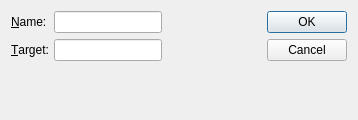
<?xml version="1.0" encoding="UTF-8"?>
<ui version="4.0">
 <class>LinkDialog</class>
 <widget class="QDialog" name="LinkDialog">
  <property name="geometry">
   <rect>
    <x>0</x>
    <y>0</y>
    <width>358</width>
    <height>120</height>
   </rect>
  </property>
  <property name="windowTitle">
   <string>Dialog</string>
  </property>
  <layout class="QGridLayout" name="gridLayout">
   <item row="0" column="0">
    <layout class="QHBoxLayout" name="horizontalLayout">
     <item>
      <layout class="QFormLayout" name="formLayout">
       <item row="0" column="0">
        <widget class="QLabel" name="label">
         <property name="text">
          <string>&amp;Name:</string>
         </property>
         <property name="buddy">
          <cstring>lineEdit</cstring>
         </property>
        </widget>
       </item>
       <item row="0" column="1">
        <widget class="QLineEdit" name="lineEdit"/>
       </item>
       <item row="1" column="0">
        <widget class="QLabel" name="label_2">
         <property name="text">
          <string>&amp;Target:</string>
         </property>
         <property name="buddy">
          <cstring>lineEdit_2</cstring>
         </property>
        </widget>
       </item>
       <item row="1" column="1">
        <widget class="QLineEdit" name="lineEdit_2"/>
       </item>
      </layout>
     </item>
     <item>
      <spacer name="horizontalSpacer">
       <property name="orientation">
        <enum>Qt::Horizontal</enum>
       </property>
       <property name="sizeHint" stdset="0">
        <size>
         <width>40</width>
         <height>20</height>
        </size>
       </property>
      </spacer>
     </item>
     <item>
      <widget class="QDialogButtonBox" name="buttonBox">
       <property name="orientation">
        <enum>Qt::Vertical</enum>
       </property>
       <property name="standardButtons">
        <set>QDialogButtonBox::Cancel|QDialogButtonBox::Ok</set>
       </property>
      </widget>
     </item>
    </layout>
   </item>
  </layout>
 </widget>
 <tabstops>
  <tabstop>lineEdit</tabstop>
  <tabstop>lineEdit_2</tabstop>
  <tabstop>buttonBox</tabstop>
 </tabstops>
 <resources/>
 <connections>
  <connection>
   <sender>buttonBox</sender>
   <signal>accepted()</signal>
   <receiver>LinkDialog</receiver>
   <slot>accept()</slot>
   <hints>
    <hint type="sourcelabel">
     <x>248</x>
     <y>254</y>
    </hint>
    <hint type="destinationlabel">
     <x>157</x>
     <y>274</y>
    </hint>
   </hints>
  </connection>
  <connection>
   <sender>buttonBox</sender>
   <signal>rejected()</signal>
   <receiver>LinkDialog</receiver>
   <slot>reject()</slot>
   <hints>
    <hint type="sourcelabel">
     <x>316</x>
     <y>260</y>
    </hint>
    <hint type="destinationlabel">
     <x>286</x>
     <y>274</y>
    </hint>
   </hints>
  </connection>
 </connections>
</ui>
